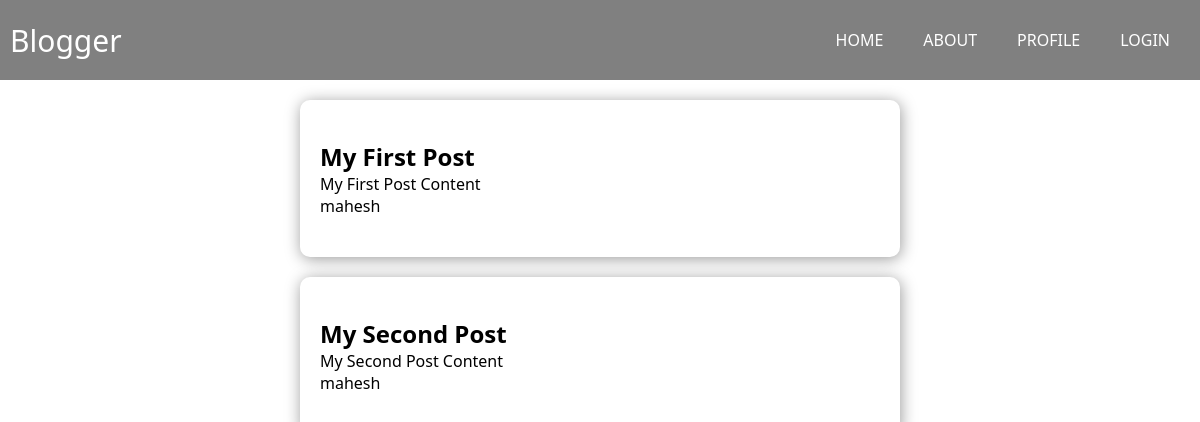
/home/, run on an earlier commit of the app's database.
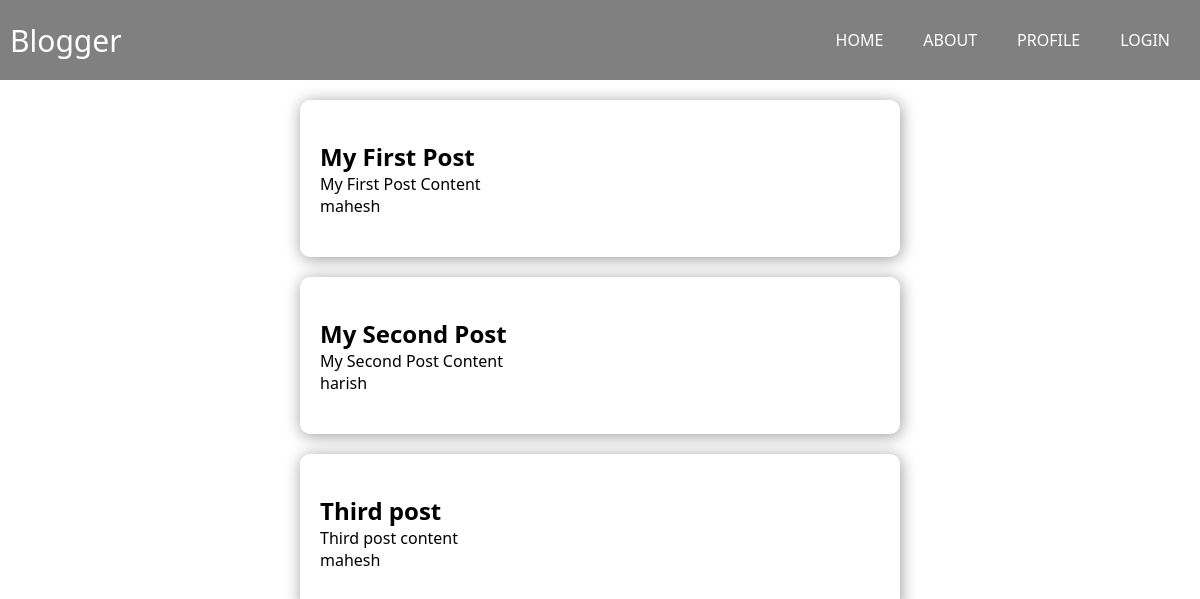
And on a later commit of the database.
### posts/models.py (models this page shows, shortened)
class Post(models.Model):
    title = models.CharField(max_length=200) # limited size string
    content = models.TextField() # string , but not limit
    create_date = models.DateTimeField(auto_now_add=True) # auto_now_add -> makes it immutable
    modified_date = models.DateTimeField(auto_now=True) # auto_now -> makes it mutable
    author = models.ForeignKey(User, on_delete=models.CASCADE)

### posts/views.py (the view)
# urls.py: 2. Add a URL to urlpatterns:  path('', views.home, name='home')
def home(request):
  posts = Post.objects.all()
  context = {
    'posts':posts
  }
  return render(request,"posts/home.html",context)

### posts/templates/posts/home.html (shortened to what this page needs)
{% extends 'posts/base.html' %} {% block content %}
{% load static %}
<main>
  {% for post in posts %}
    <div class="card">
      <h1>{{post.title}}</h1>
      <p>{{post.content}}</p>
      <p>{{post.author}}</p>
    </div>
  {% endfor %}
</main>
{% endblock content %}

What changed in the data, as far as the page shows it:
changed Post "My Second Post": author "mahesh" → "harish"
added Post: title "Third post", content "Third post content", author "mahesh"
